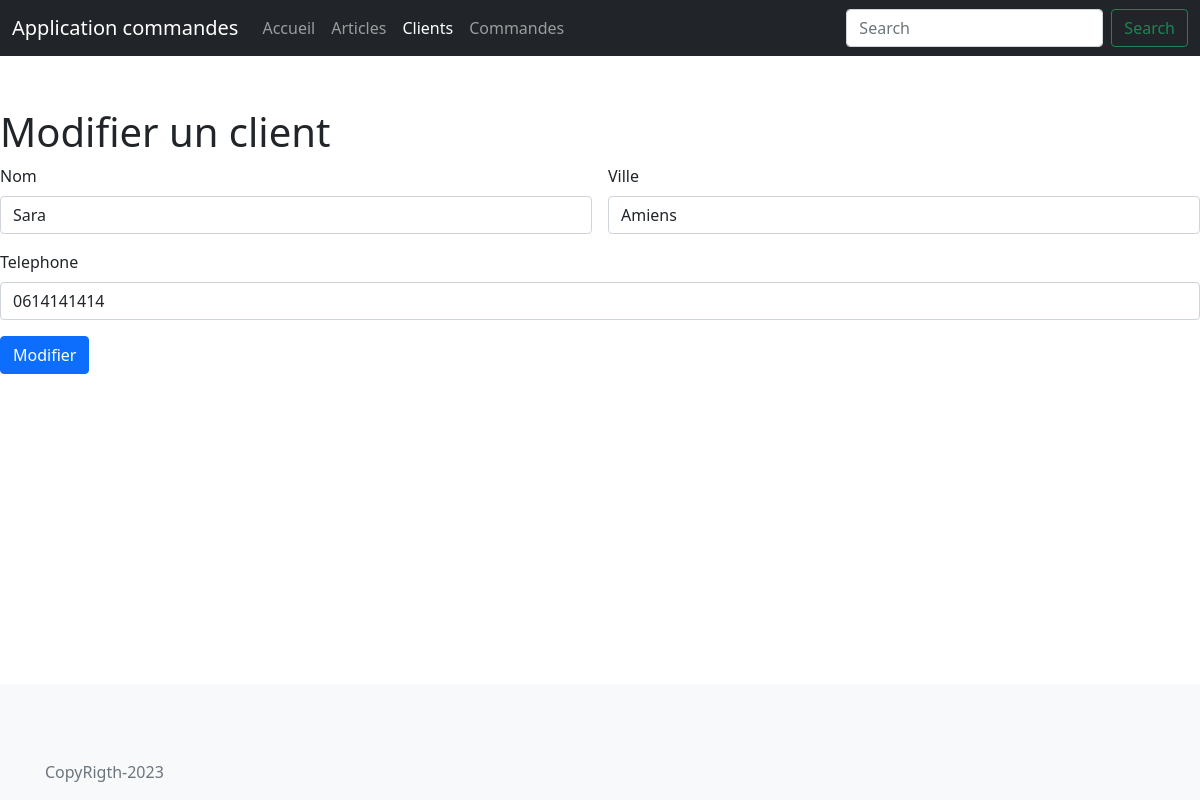
Screenshot of /modifclient.php?id=1 with the database file from the repository.
### tables this page shows
CREATE TABLE IF NOT EXISTS `client` (
  `idclient` int NOT NULL AUTO_INCREMENT,
  `nom` varchar(20) NOT NULL,
  `ville` varchar(30) NOT NULL,
  `telephone` varchar(20) NOT NULL,
  PRIMARY KEY (`idclient`)
);

### modifclient.php (the view, shortened to what this page needs)
<?php
include_once("header.php");
include_once("main.php");
if(!empty($_GET["id"])){
    $query="SELECT * FROM client WHERE idclient=:id ";
    $pdostmt=$pdo->prepare($query);
    $pdostmt->execute(["id"=>$_GET["id"]]);
    while($row=$pdostmt->fetch(PDO::FETCH_ASSOC)):
?>
    <h1 class="mt-5">Modifier un client</h1>
 <form class="row g-3" method="POST">
  <div class="col-md-6">
    <label for="inputnom" class="form-label">Nom</label>
    <input type="text" class="form-control" id="inputnom" name="inputnom"
     value="<?php echo $row["nom"]?>" required>
  </div>
  <div class="col-md-6">
    <label for="inputville" class="form-label">Ville</label>
    <input type="text" class="form-control" id="inputville" name="inputville"
     value="<?php echo $row["ville"]?>" required>
  </div>
  <div class="col-md-12">
    <label for="inputtel" class="form-label">Telephone</label>
    <input type="text" class="form-control" id="inputtel" name="inputtel"
     value="<?php echo $row["telephone"]?>" required>
  </div>
  <div class="col-12">
    <button type="submit" class="btn btn-primary">Modifier</button>
  </div>
</form>
<?php
endwhile;
}
?>
<?php
include_once("footer.php")
?>

### rows the page displays
client: inputnom "Sara", inputville "Amiens", inputtel "0614141414"
